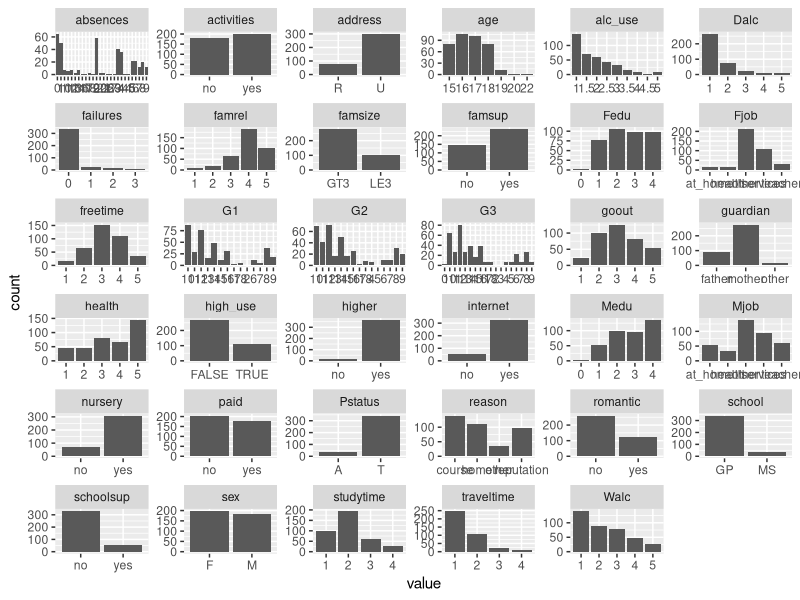
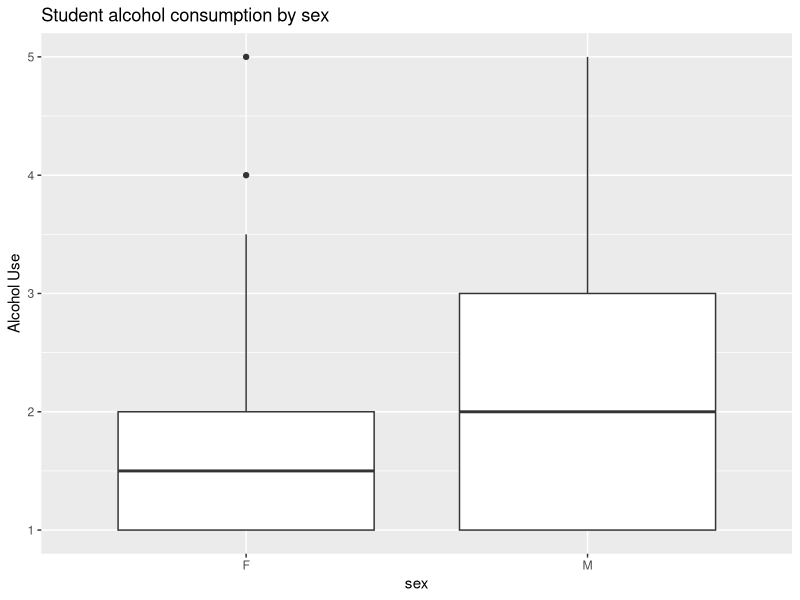
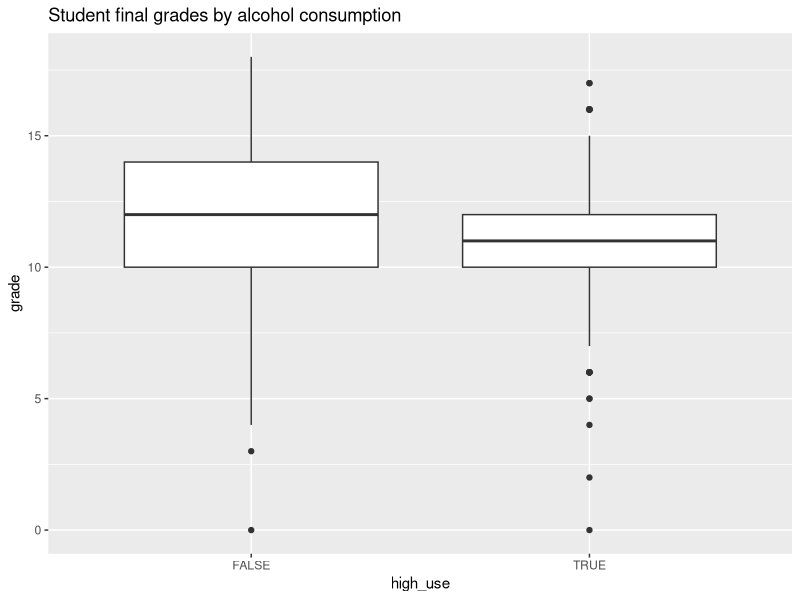
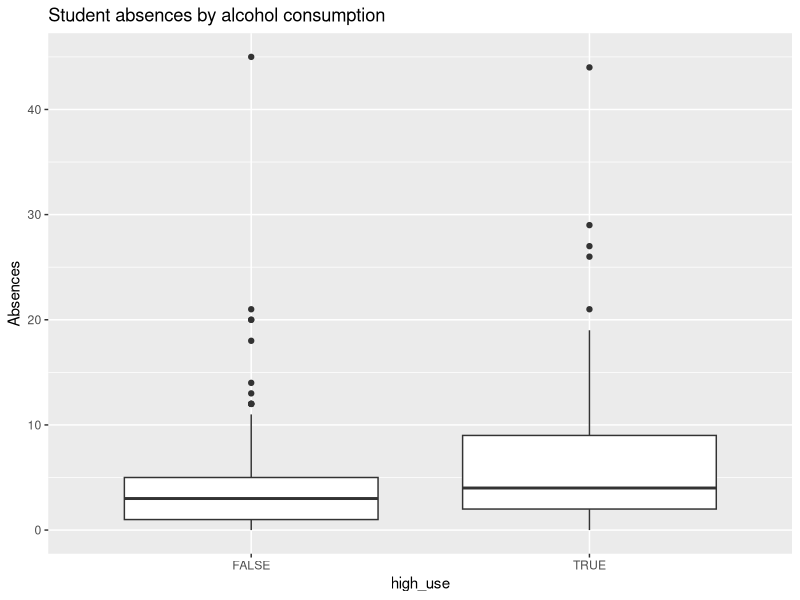
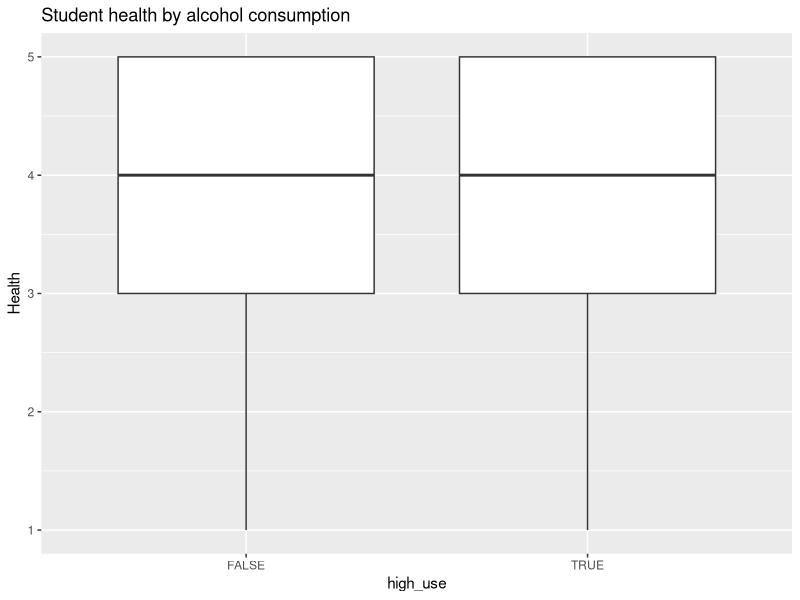

These figures' R source, in order:
## ---- chunk 1
alc = read.table("data/alcohol-joined.csv", sep = ";", header = TRUE)
colnames(alc)
## ---- chunk 2
# access the tidyverse libraries tidyr, dplyr, ggplot2
library(tidyverse);
# draw a bar plot of each variable
gather(alc) %>% ggplot(aes(value)) + facet_wrap("key", scales = "free") + geom_bar()

## ---- chunk 3

# produce summary statistics by sex and mean alcohol use
alc %>% group_by(sex) %>% summarise(count = n(), mean_alcuse = mean(alc_use)) 

# initialise a plot of sex and alc_use
g1 <- ggplot(alc, aes(x = sex, y = alc_use))

# define the plot as a boxplot and draw it
g1 + geom_boxplot() + ylab("Alcohol Use") + ggtitle("Student alcohol consumption by sex")

# produce summary statistics by high_use and mean final grade
alc %>% group_by(high_use) %>% summarise(mean_grade = mean(G3)) 

# initialize a plot of high_use and G3
g2 <- ggplot(alc, aes(x = high_use, y = G3))

# define the plot as a boxplot and draw it
g2 + geom_boxplot() + ylab("grade") + ggtitle("Student final grades by alcohol consumption")

# produce summary statistics by high_use and mean absences
alc %>% group_by(high_use) %>% summarise(mean_abs = mean(absences)) 

# initialise a plot of high_use and absences
g3 <- ggplot(alc, aes(x = high_use, y = absences))

# define the plot as a boxplot and draw it
g3 + geom_boxplot() + ylab("Absences") + ggtitle("Student absences by alcohol consumption")

# produce summary statistics by high_use and health
alc %>% group_by(high_use) %>% summarise(mean_health = mean(health)) 

# initialise a plot of high_use and health
g4 <- ggplot(alc, aes(x = high_use, y = health))

# define the plot as a boxplot and draw it
g4 + geom_boxplot() + ylab("Health") + ggtitle("Student health by alcohol consumption")

## ---- chunk 4
# find the model with glm()
m <- glm(high_use ~ G3 + absences + health + sex, data = alc, family = "binomial")
## ---- chunk 5
# print out a summary of the model
summary(m)
## ---- chunk 6

# compute odds ratios (OR)
OR <- coef(m) %>% exp

# compute confidence intervals (CI)
CI = exp(confint(m))

# print out the odds ratios with their confidence intervals
cbind(OR, CI)

